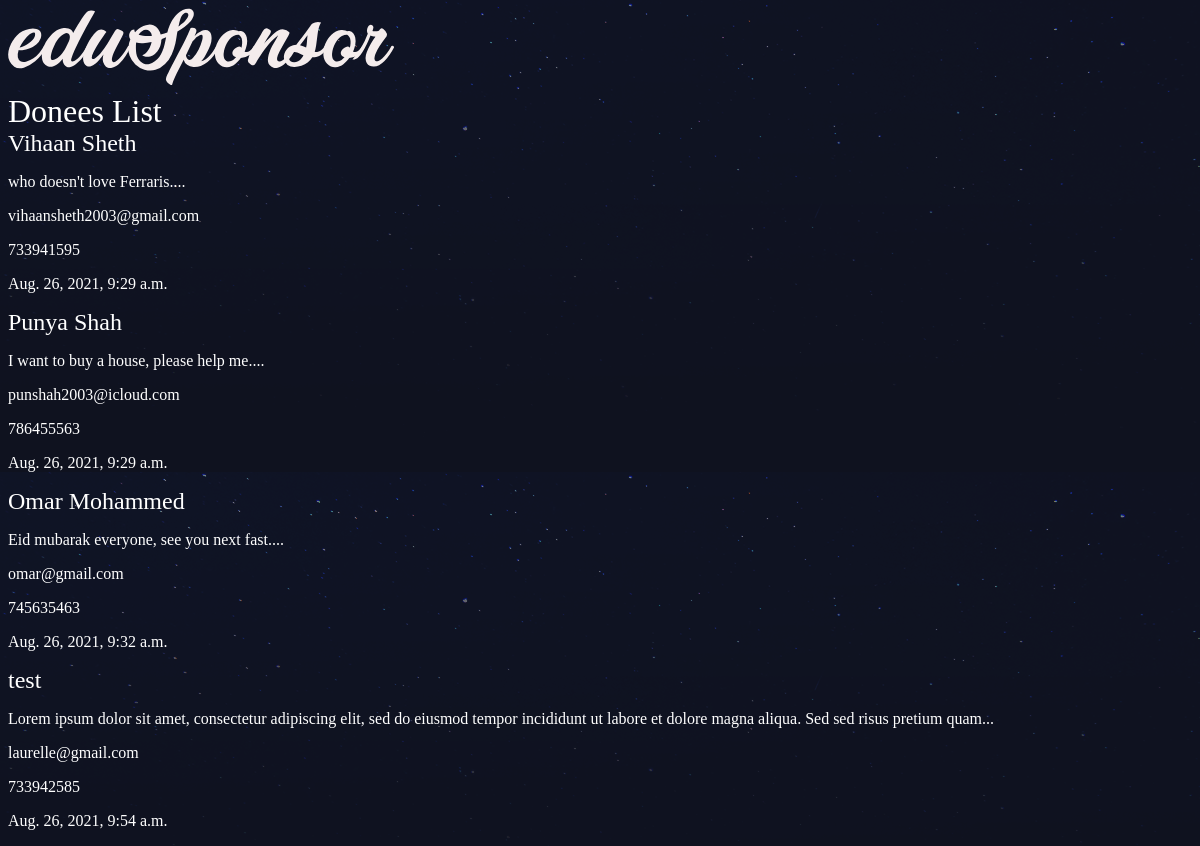
The app's page /donees/, older data.
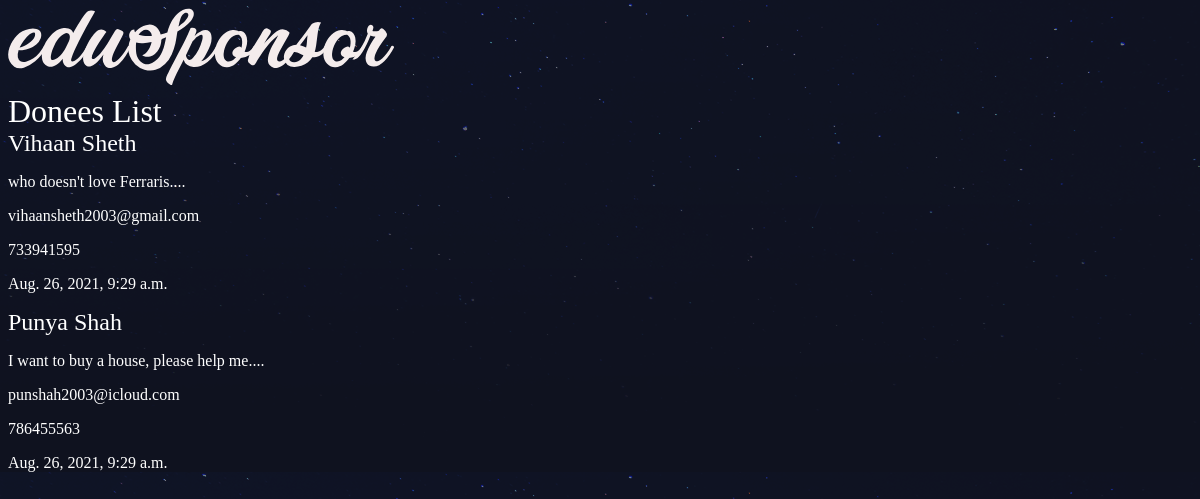
The same page, newer data.
### donees/models.py (models this page shows, shortened)
class donee(models.Model):
    name = models.CharField(max_length=200)
    slug = models.SlugField()
    message = models.TextField()
    email = models.EmailField()
    contact = models.IntegerField()
    date = models.DateTimeField(auto_now_add=True)
    thumb = models.ImageField(default='default.png', blank=True)
    def snippet(self):
        return self.message[:150] + '...'

### donees/views.py (the view)
def donee_list(request):
    doneess = donee.objects.all().order_by('date')
    return render(request, 'donees/donee_list.html', {'donees':doneess})

### donees/templates/donees/donee_list.html
{% extends 'base_layout.html' %}
{% block content %}
    <h1>Donees List</h1>
    <div class="donees">
        {% for donee in donees%}
            <div class="donee">
                <h2><a href="{% url 'donees:detail' slug=donee.slug %}">{{donee.name}}</a></h2>
                <p>{{ donee.snippet }}</p>
                <p>{{ donee.email }}</p>
                <p>{{ donee.contact }}</p>
                <p>{{ donee.date }}</p>
            </div>
        {%endfor%}
    </div>
{% endblock %}

### templates/base_layout.html (shortened to what this page needs)
<!DOCTYPE html>
<html lang="en">
    <head>
        <link rel="stylesheet" href="/static/style.css">
    </head>
    <body>
        <div class="wrapper">
            <h1><a href="{% url 'donees:list' %}"><img src="/static/logo.png"/></a></h1>
            {% block content %}
            {% endblock %}
        </div>
    </body>
</html>

### assets/style.css (style rules this page uses)
body { background-color: #0f121f; background-image: url(/static/stars.png); background-repeat-y: no-repeat; color: #fff; }
body * { font-family: Ubuntu; }
h1, h2, h3, h4, h5 { font-weight: normal; margin: 0; }
a, a:hover, a:visited { color: #fff; text-decoration: none; }

Row changes from the older to the newer data that the page shows:
removed donee: name "Omar Mohammed", snippet "Eid mubarak everyone, see you next fast....", email "omar@gmail.com", contact "745635463", date "Aug. 26, 2021, 9:32 a.m."
removed donee: name "test", snippet "Lorem ipsum dolor sit amet, consectetur adipiscing elit, sed do eiusmod tempor incididunt ut labore et dolore magna aliqua. Sed sed risus pretium quam...", email "laurelle@gmail.com", contact "733942585", date "Aug. 26, 2021, 9:54 a.m."
